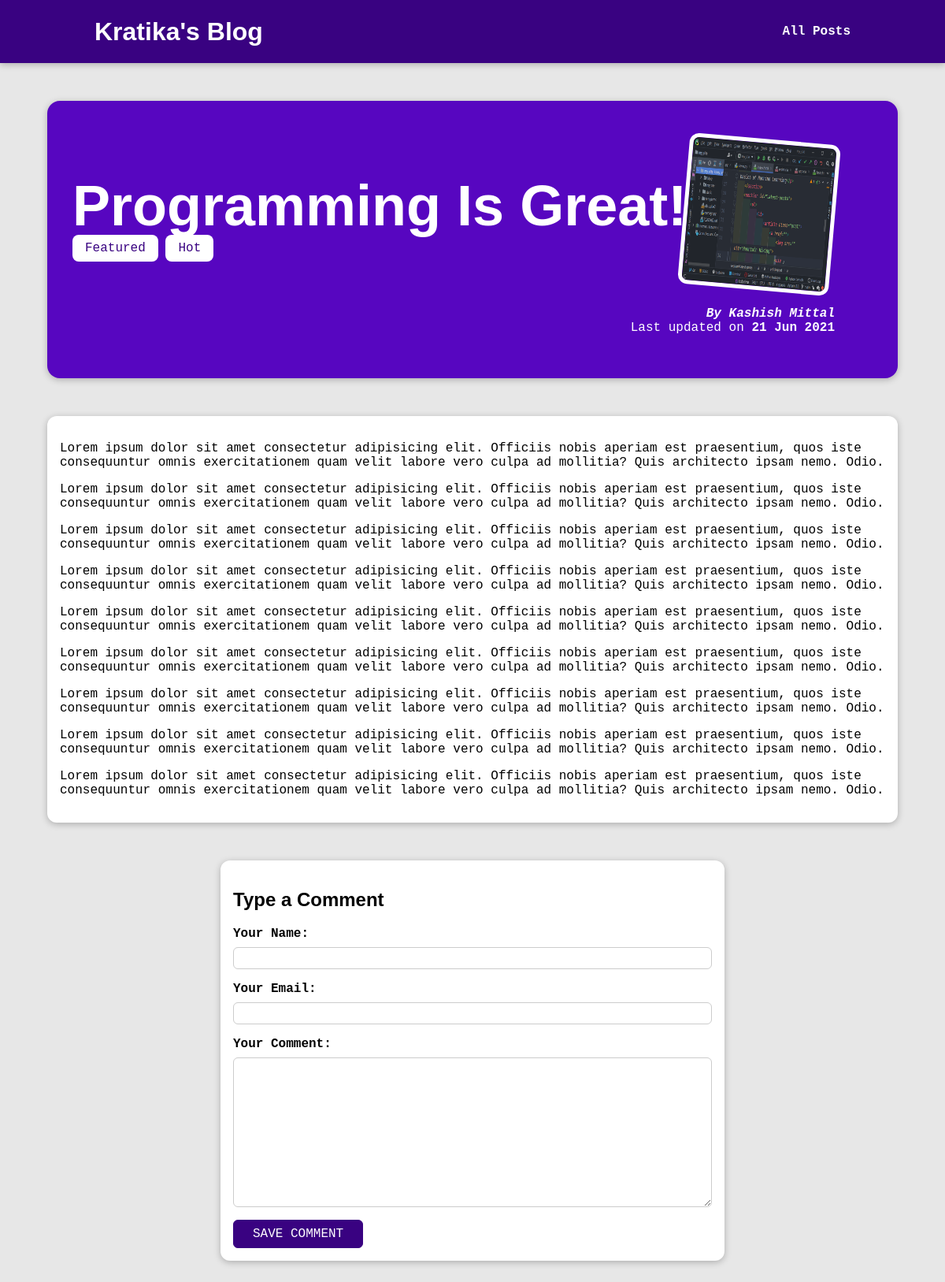
Page /posts/programming-is-fun on the committed database.
### blog/models.py (models this page shows, shortened)
class Post(models.Model):
    title = models.CharField(max_length=50)
    excerpt = models.CharField(max_length=250)
    image = models.ImageField(upload_to='posts', null=True)
    date = models.DateField(auto_now=True)
    slug = models.SlugField(unique=True, db_index=True)
    content = models.TextField(validators=[MinLengthValidator(10)])
    author = models.ForeignKey(Author, null=True, on_delete=models.SET_NULL, related_name='posts')
    tags = models.ManyToManyField(Tag)

class Tag(models.Model):
    caption = models.CharField(max_length=20)

class Author(models.Model):
    first_name = models.CharField(max_length=100)
    last_name = models.CharField(max_length=100)
    email = models.EmailField()
    def __str__(self):
        return f"{self.first_name} {self.last_name}"

### blog/views.py (the view)
# urls.py: path('posts/<slug:slug>', views.DetailPostView.as_view(), name='post-detail-page')
class DetailPostView(DetailView):
    template_name = "blog/post-detail.html"
    model = Post
    def get_context_data(self, **kwargs):
        context = super().get_context_data(**kwargs)
        context["post_tags"] = self.object.tags.all()
        context["comment_form"] = CommentForm()
        return context

### blog/forms.py
class CommentForm(forms.ModelForm):
    class Meta:
        model = Comment
        exclude = ['post']
        labels = {
            "user_name": "Your Name",
            "user_email": "Your Email",
            "text": "Your Comment"
        }

### blog/templates/blog/post-detail.html (shortened to what this page needs)
{% extends 'base.html' %}
{% load static %}
{% block css_files %}
    <link rel="stylesheet" href="{% static "blog/post-detail.css" %}?{% now "U" %}">
{% endblock %}
{% block content %}
    <section id="summary">
        <h2>{{ post.title }}</h2>
        <div>
            {% for tag in post_tags %}
                <span class="tag">{{ tag.caption }}</span>
            {% endfor %}
        </div>
        <article>
            <img src="{{ post.image.url }}" alt="{{ post.title }}">
            <address><a href="mailto:{{ post.author.email }}">By {{ post.author }}</a></address>
            <div>
                Last updated on
                <time>{{ post.date|date:"d M Y" }}</time>
            </div>
        </article>
    </section>
    <main>
        {{ post.content|linebreaks }}
    </main>
    <section id="comment_form">
        <h2>Type a Comment</h2>
        <form>
            {% for field in comment_form %}
                <div class="form-control">
                    {{ field.label_tag }}
                    {{ field }}
                </div>
            {% endfor %}
            <button>SAVE COMMENT</button>
        </form>
    </section>
{% endblock %}

### static/app.css (style rules this page uses)
* { box-sizing: border-box; }
html { font-family: "Tahoma", monospace; }
body { margin: 0; }
h1, h2, h3 { font-family: "Comic Sans MS", sans-serif; font-weight: bold; }

### blog/static/blog/post-detail.css (style rules this page uses)
body { background-color: #e7e7e7; }
#summary { margin: 8rem auto 3rem auto; padding: 2rem; width: 90%; max-width: 90rem; border-radius: 16px; background-color: #5706c0; position: relative; box-shadow: 0 2px 8px rgba(0, 0, 0, 0.25); height: 22rem; }
#summary h2 { color: white; font-size: 4.5rem; margin-bottom: 0.25rem; }
#summary article { position: absolute; top: 2rem; right: 3rem; padding: 1rem 2rem; border-radius: 12px; text-align: right; color: white; }
#summary article img { width: 12rem; height: 12rem; border-radius: 12px; transform: rotateZ(5deg); border: 5px solid white; margin-bottom: 1rem; }
#summary address { font-weight: bold; }
#summary a { color: white; text-decoration: none; }
#summary time { font-weight: bold; }
main { width: 90%; max-width: 90rem; margin: 3rem auto; background-color: white; padding: 1rem; border-radius: 12px; box-shadow: 0 2px 8px rgba(0, 0, 0, 0.25); }
.tag { background-color: white; color: #390281; padding: 0.5rem 1rem; border-radius: 8px; }
#comment_form { width: 90%; margin: 3rem auto; max-width: 40rem; border-radius: 12px; background-color: white; box-shadow: 0 2px 8px rgba(0, 0, 0, 0.25); padding: 1rem; }
.form-control { margin-bottom: 1rem; }
.form-control label { font-weight: bold; margin-bottom: 0.5rem; display: block; }
.form-control input, .form-control textarea { display: block; width: 100%; font: inherit; padding: 0.25rem; border-radius: 6px; border: 1px solid #ccc; }
#comment_form button { font: inherit; background-color:#390281; color:#fff; border: 1px solid #390281; padding:0.5rem 1.5rem; border-radius: 6px; cursor: pointer; }

### rows in the picture
Post: title "Programming Is Great!", image (picture), author "Kashish Mittal", date "21 Jun 2021", content "Lorem ipsum dolor sit amet consectetur adipisicing elit. Officiis nobis aperiam est praesentium, quos iste consequuntur omnis exercitationem quam velit labore vero culpa ad mollitia? Quis architecto ipsam nemo. Odio. Lorem ipsum dolor sit amet consectetur adipisicing elit. Officiis nobis aperiam est praesentium, quos iste consequuntur omnis exercitationem quam velit labore vero culpa ad mollitia? Quis architecto ipsam nemo. Odio. Lorem ipsum dolor sit amet consectetur adipisicing elit. Officiis nobis aperiam est praesentium, quos iste consequuntur omnis exercitationem quam velit labore vero culpa ad mollitia? Quis architecto ipsam nemo. Odio. Lorem ipsum dolor sit amet consectetur…"
Tag: caption "Featured"
Tag: caption "Hot"

### other values in the picture
{{ field.label_tag }} "Your Name:" "Your Email:" "Your Comment:"
